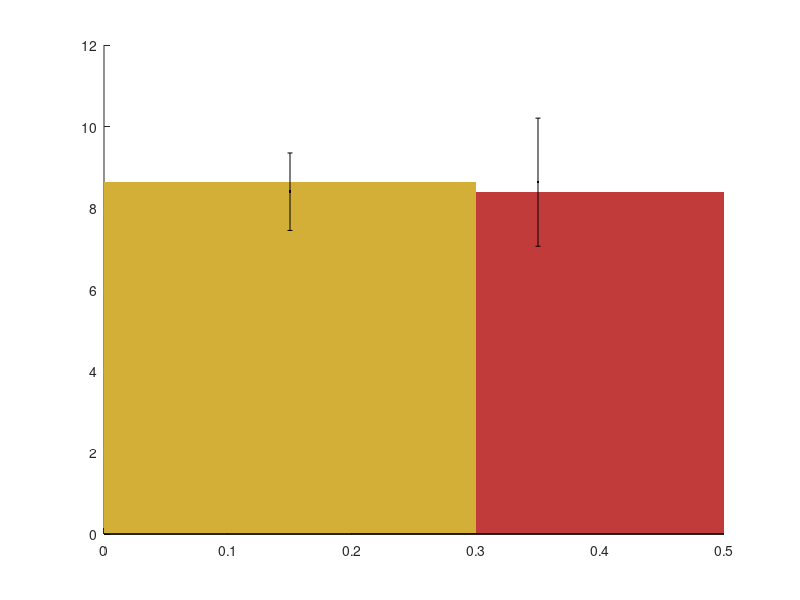

Here is the MATLAB script that generated this plot: (Note: this script raises an error after producing the figure.)
% Data
ghsr = [6.5 9.3 9.4];   % % vgat cells with ghrelin receptor
lepr = [6.5 11.7 7.7];  % % vgat cells with leptin receptor

% Calculate means and SEM
means = [mean(ghsr) mean(lepr)];
sems  = [std(ghsr)/sqrt(length(ghsr)) std(lepr)/sqrt(length(lepr))];

% X positions for bars
x = [0.15 0.35];


% ---- Main panel ----
figure; hold on;

% Bars with custom colors
bar(0.35, means(1), 'FaceColor', [194 59 59]/255, 'EdgeColor','none', 'BarWidth',0.15);
hold on;
bar(0.15, means(2), 'FaceColor', [212 175 55]/255, 'EdgeColor','none', 'BarWidth',0.15);
hold on;
% Add error bars (SEM)
errorbar(x, means, sems, 'k.', 'LineWidth', 1);

plot(0.15, lepr, 'ok', 'MarkerFaceColor', 'k');
hold on;
plot(0.35, ghsr, 'ok', 'MarkerFaceColor', 'k');
hold on;

% Aesthetics
xlim([0 0.5]);
ylim([0 100]);  % Keep scale small to emphasize rarity
yticks([0 100]);
xticks([0.15 0.35]);
xticklabels({'{\itLepr}', '{\itGhsr}'});
ylabel('% vgat cells expressing receptor');
set(gca,'linewidth',2, 'TickDir','out', 'XAxisLocation', 'origin', 'fontsize', 24);
hold off;
box off;
%exportgraphics(gca,'rnascope_ghsrlepr.eps','ContentType','vector')